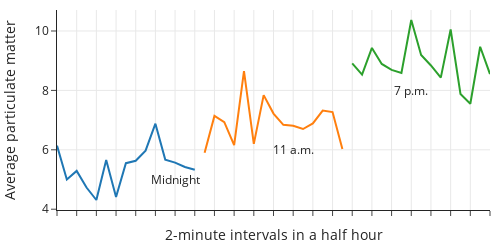

Notebook code cell kept with this figure:
### Markdown cell above
Line plots can give us a sense of variation in the measurements. In one 30-minute period, we expect the measurements to be roughly the same, with the exception of minor variations from the particles moving in the air and the measurement error of the instrument:

### Code cell
fig = px.line(pm, x="time", y="aq2.5", color="hour",
             labels={
        "time": "2-minute intervals in a half hour",
        "aq2.5": "Average particulate matter",
    }
      )

fig.add_annotation(x=12, y=5, text="Midnight", showarrow=False)
fig.add_annotation(x=24, y=6, text="11 a.m.", showarrow=False)
fig.add_annotation(x=36, y=8, text="7 p.m.", showarrow=False)

fig.update_xaxes(showticklabels=False)
fig.update_layout(width=500, height=250, showlegend=False)

fig.show()

### Figure 1 — Plotly figure (JSON) as saved in the notebook; plotly's stock layout.template omitted (floating-point values rounded to 4 significant figures)
{"data": [{"hovertemplate": "hour=0<br>2-minute intervals in a half hour=%{x}<br>Average particulate matter=%{y}<extra></extra>", "legendgroup": "0", "line": {"color": "#1F77B4", "dash": "solid"}, "marker": {"symbol": "circle"}, "mode": "lines", "name": "0", "orientation": "v", "showlegend": true, "type": "scatter", "x": ["2022-04-01 00:01:10 UTC", "2022-04-01 00:03:10 UTC", "2022-04-01 00:05:10 UTC", "2022-04-01 00:07:10 UTC", "2022-04-01 00:09:10 UTC", "2022-04-01 00:11:10 UTC", "2022-04-01 00:13:10 UTC", "2022-04-01 00:15:10 UTC", "2022-04-01 00:17:10 UTC", "2022-04-01 00:19:10 UTC", "2022-04-01 00:21:10 UTC", "2022-04-01 00:23:10 UTC", "2022-04-01 00:25:10 UTC", "2022-04-01 00:27:10 UTC", "2022-04-01 00:29:10 UTC"], "xaxis": "x", "y": [6.14, 5, 5.29, 4.73, 4.31, 5.66, 4.41, 5.55, 5.63, 5.97, 6.88, 5.67, 5.57, 5.42, 5.33], "yaxis": "y"}, {"hovertemplate": "hour=11<br>2-minute intervals in a half hour=%{x}<br>Average particulate matter=%{y}<extra></extra>", "legendgroup": "11", "line": {"color": "#FF7F0E", "dash": "solid"}, "marker": {"symbol": "circle"}, "mode": "lines", "name": "11", "orientation": "v", "showlegend": true, "type": "scatter", "x": ["2022-04-01 11:03:16 UTC", "2022-04-01 11:05:16 UTC", "2022-04-01 11:07:16 UTC", "2022-04-01 11:09:16 UTC", "2022-04-01 11:11:16 UTC", "2022-04-01 11:13:16 UTC", "2022-04-01 11:15:16 UTC", "2022-04-01 11:17:16 UTC", "2022-04-01 11:19:16 UTC", "2022-04-01 11:21:16 UTC", "2022-04-01 11:23:16 UTC", "2022-04-01 11:25:17 UTC", "2022-04-01 11:27:16 UTC", "2022-04-01 11:29:16 UTC", "2022-04-01 11:31:16 UTC"], "xaxis": "x", "y": [5.9, 7.14, 6.93, 6.16, 8.65, 6.2, 7.84, 7.22, 6.84, 6.81, 6.7, 6.89, 7.32, 7.27, 6.03], "yaxis": "y"}, {"hovertemplate": "hour=19<br>2-minute intervals in a half hour=%{x}<br>Average particulate matter=%{y}<extra></extra>", "legendgroup": "19", "line": {"color": "#2CA02C", "dash": "solid"}, "marker": {"symbol": "circle"}, "mode": "lines", "name": "19", "orientation": "v", "showlegend": true, "type": "scatter", "x": ["2022-04-01 19:03:20 UTC", "2022-04-01 19:05:20 UTC", "2022-04-01 19:07:20 UTC", "2022-04-01 19:09:20 UTC", "2022-04-01 19:11:20 UTC", "2022-04-01 19:13:20 UTC", "2022-04-01 19:15:20 UTC", "2022-04-01 19:17:21 UTC", "2022-04-01 19:19:20 UTC", "2022-04-01 19:21:20 UTC", "2022-04-01 19:23:20 UTC", "2022-04-01 19:25:20 UTC", "2022-04-01 19:27:20 UTC", "2022-04-01 19:29:20 UTC", "2022-04-01 19:31:20 UTC"], "xaxis": "x", "y": [8.91, 8.53, 9.43, 8.89, 8.69, 8.59, 10.37, 9.19, 8.84, 8.43, 10.05, 7.88, 7.55, 9.47, 8.55], "yaxis": "y"}], "layout": {"annotations": [{"showarrow": false, "text": "Midnight", "x": 12, "y": 5}, {"showarrow": false, "text": "11 a.m.", "x": 24, "y": 6}, {"showarrow": false, "text": "7 p.m.", "x": 36, "y": 8}], "height": 250, "legend": {"title": {"text": "hour"}, "tracegroupgap": 0}, "showlegend": false, "width": 500, "xaxis": {"anchor": "y", "autorange": true, "domain": [0, 1], "range": [0, 44], "showticklabels": false, "title": {"text": "2-minute intervals in a half hour"}, "type": "category"}, "yaxis": {"anchor": "x", "autorange": true, "domain": [0, 1], "range": [3.973, 10.71], "title": {"text": "Average particulate matter"}, "type": "linear"}}}
